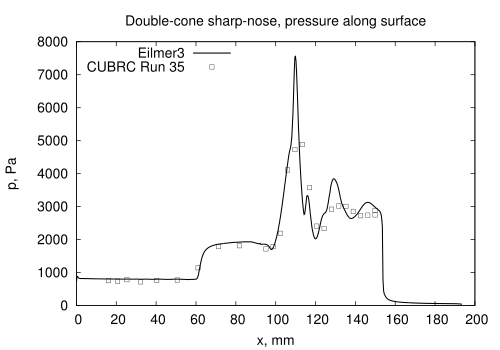

The script that saved this image:
# surface-pressure.gnuplot
set term postscript eps 20
set output 'surface-pressure.eps'
set title 'Double-cone sharp-nose, pressure along surface'
set ylabel 'p, Pa'
set xlabel 'x, mm'
set key top left
plot './surface.data' using ($1*1000):($7) with lines \
     lw 3.0 title 'Eilmer3', \
     './notes/indented-cone-pressure.data' \
     using ($2*92.075):($9*6894.8) \
     title 'CUBRC Run 35' with points pt 4
